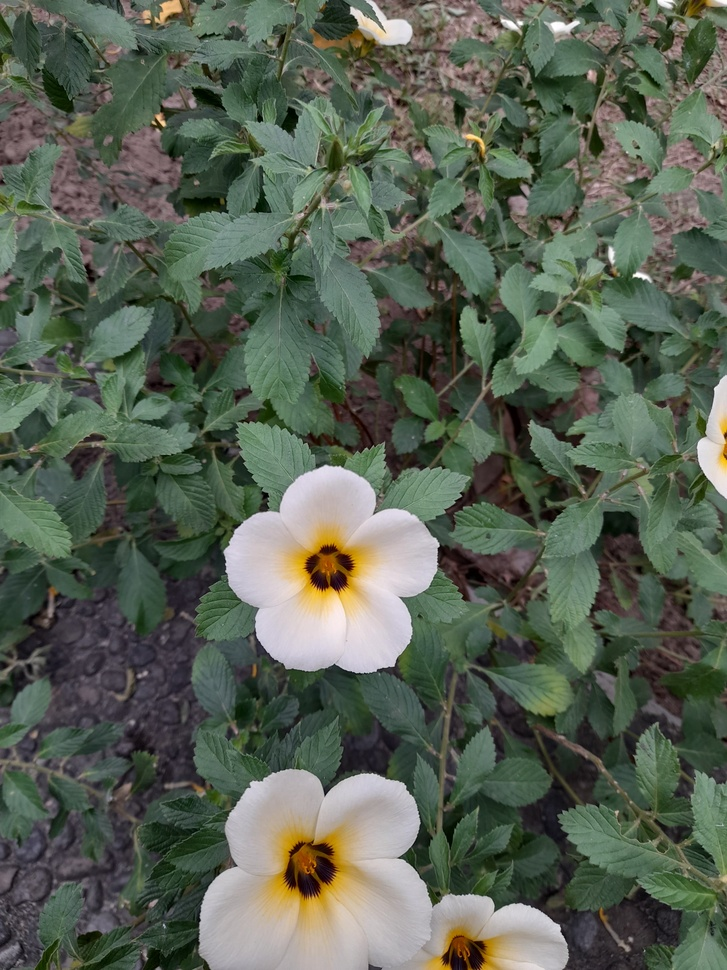
#> input picture Bunga Putih.jpeg, 727 x 970 px, shrunk from 3000 x 4000 before the run
$ jupyter execute --allow-errors bunga.ipynb
#> lines starting #> are read from the running program, lines starting #| are printed output that depends on the picture
[cell 1]
import cv2
import numpy as np
import matplotlib.pyplot as plt

# Fungsi untuk kuantisasi pada grid 32x32
def kuantisasi_grid(image_path):
    # Baca gambar dalam skala abu-abu
#> called with image_path = 'Bunga Putih.jpeg'
    image = cv2.imread(image_path, cv2.IMREAD_GRAYSCALE)
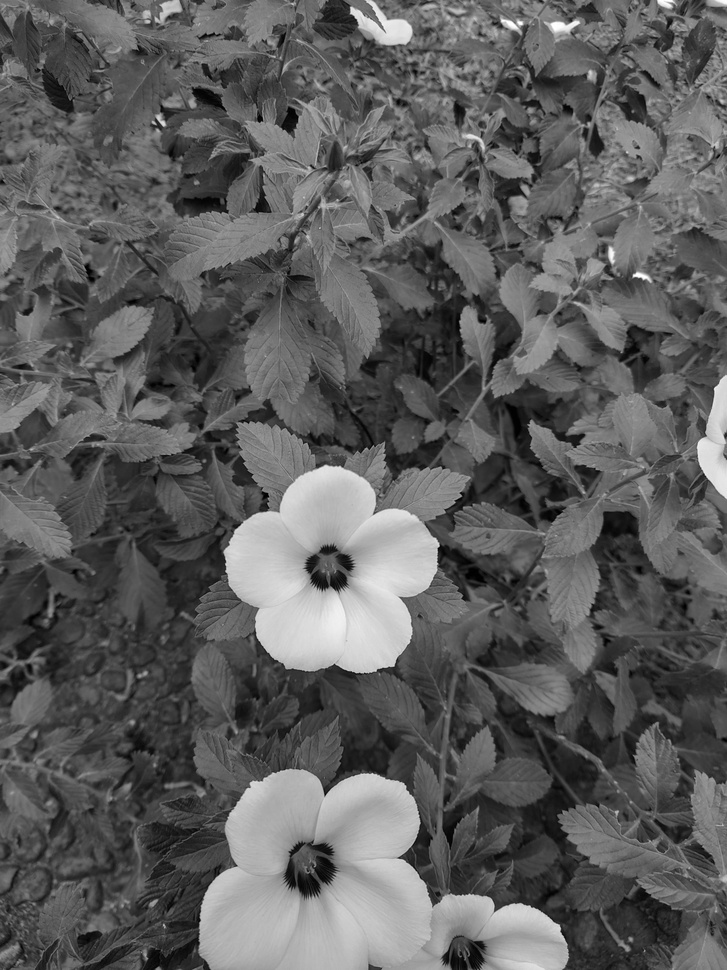
#> image: shape (970, 727); min 0, max 255, mean 93.4

    # Ubah ukuran gambar menjadi 32x32 grid
    height, width = image.shape
#> height = 970; width = 727
    block_size_h = height // 16
#> block_size_h = 60
    block_size_w = width // 16
#> block_size_w = 45

    # Array hasil kuantisasi (0 untuk putih, 1 untuk hitam)
    kuantisasi = np.zeros((16, 16), dtype=int)

    # Proses setiap blok kecil 32x32
    for i in range(16):
        for j in range(16):
            # Ambil blok kecil
            block = image[i*block_size_h:(i+1)*block_size_h, j*block_size_w:(j+1)*block_size_w]

            # Hitung jumlah pixel putih dan hitam pada blok
            total_pixels = block_size_h * block_size_w
            white_pixels = np.sum(block > 127)  # Pixel lebih dari 127 dianggap putih
            black_pixels = total_pixels - white_pixels  # Pixel lainnya dianggap hitam

            # Tentukan kuantisasi berdasarkan mayoritas
            if black_pixels > white_pixels:
                kuantisasi[i, j] = 1  # Hitam
            else:
                kuantisasi[i, j] = 0  # Putih

    return kuantisasi

# Path gambar yang akan diproses
image_path = 'Bunga Putih.jpeg'

# Panggil fungsi kuantisasi dan cetak hasilnya
hasil_kuantisasi = kuantisasi_grid(image_path)

# Cetak hasil kuantisasi 32x32 sebagai angka 1 dan 0
for row in hasil_kuantisasi:
    print(' '.join(map(str, row)))
#> this loop made 16 passes
#> row on passes 1 to 12: [1, 1, 1, 1, 1, 1, 1, 1, 1, 1, 1, 1, 1, 1, 1, 1], [1, 1, 1, 1, 1, 1, 1, 1, 1, 1, 1, 1, 1, 1, 1, 1], [1, 1, 1, 1, 1, 1, 0, 1, 1, 1, 1, 1, 1, 1, 1, 0], [1, 1, 1, 1, 1, 1, 1, 1, 1, 1, 1, 1, 1, 1, 1, 1], [1, 1, 1, 1, 1, 1, 1, 1, 1, 1, 1, 1, 0, 1, 1, 1], [1, 1, 1, 1, 1, 1, 1, 1, 1, 1, 1, 1, 1, 1, 1, 1], [1, 1, 1, 1, 1, 1, 1, 1, 1, 1, 1, 1, 1, 1, 1, 1], [1, 1, 1, 1, 1, 1, 1, 1, 1, 1, 1, 1, 1, 1, 1, 1], [1, 1, 1, 1, 1, 1, 0, 0, 0, 0, 1, 1, 1, 1, 1, 1], [1, 1, 1, 1, 1, 0, 0, 1, 0, 0, 1, 1, 1, 1, 1, 1], [1, 1, 1, 1, 1, 1, 0, 0, 0, 1, 1, 1, 1, 1, 1, 1], [1, 1, 1, 1, 1, 1, 1, 1, 1, 1, 1, 1, 1, 1, 1, 1]
#| 1 1 1 1 1 1 1 1 1 1 1 1 1 1 1 1
#| 1 1 1 1 1 1 1 1 1 1 1 1 1 1 1 1
#| 1 1 1 1 1 1 0 1 1 1 1 1 1 1 1 0
#| 1 1 1 1 1 1 1 1 1 1 1 1 1 1 1 1
#| 1 1 1 1 1 1 1 1 1 1 1 1 0 1 1 1
#| 1 1 1 1 1 1 1 1 1 1 1 1 1 1 1 1
#| 1 1 1 1 1 1 1 1 1 1 1 1 1 1 1 1
#| 1 1 1 1 1 1 1 1 1 1 1 1 1 1 1 1
#> (further printed lines are left out)

# Tampilkan hasil kuantisasi sebagai gambar
plt.imshow(hasil_kuantisasi, cmap='gray', interpolation='nearest')
plt.title('Hasil Kuantisasi 16x16')
plt.show()
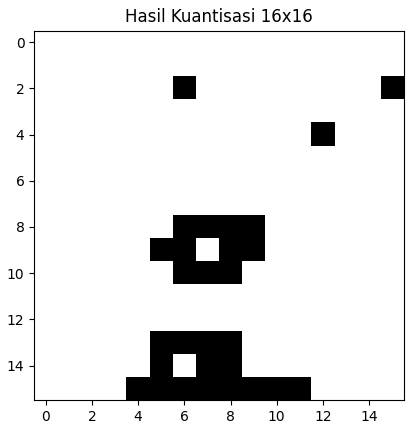
#> figure drawn by matplotlib, 1 panel

$ run again, with Bunga Merah.jpeg copied over Bunga Putih.jpeg
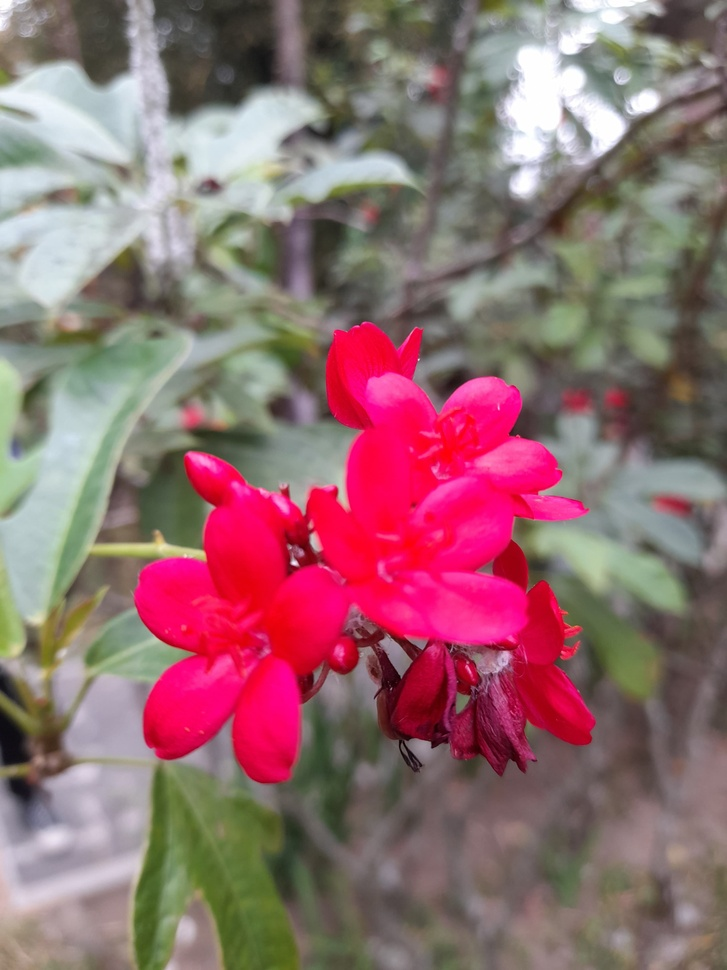
#> input picture Bunga Merah.jpeg, 727 x 970 px, shrunk from 3000 x 4000 before the run
#> in kuantisasi_grid, `image = cv2.imread(image_path, cv2.IMREAD_GRAYSCALE)`:
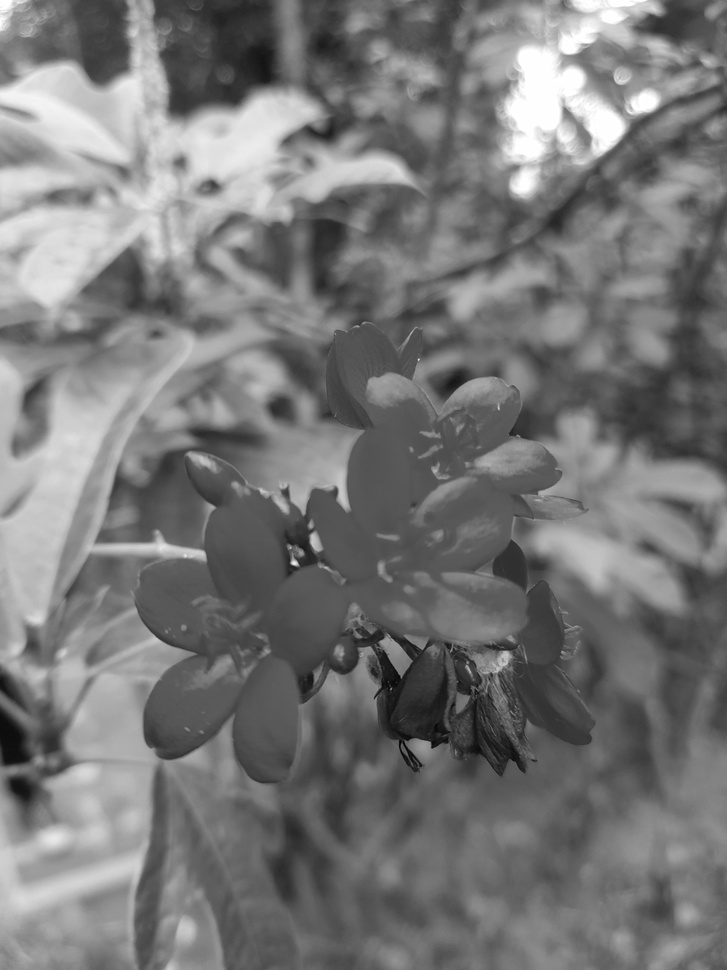
#> image: shape (970, 727); min 3, max 255, mean 119.6
#> the loop `for row in hasil_kuantisasi:` made 16 passes
#> row on passes 1 to 8: [0, 1, 1, 1, 1, 1, 1, 1, 1, 1, 1, 0, 0, 0, 0, 1], [0, 0, 0, 0, 1, 1, 1, 1, 0, 1, 1, 0, 0, 0, 0, 1], [0, 0, 0, 0, 0, 0, 0, 0, 1, 1, 1, 0, 0, 0, 1, 1], [0, 0, 0, 0, 0, 0, 0, 1, 1, 1, 1, 1, 1, 1, 0, 1], [0, 0, 1, 1, 0, 0, 1, 1, 1, 1, 0, 1, 1, 1, 0, 1], [0, 0, 1, 0, 0, 0, 0, 1, 1, 1, 1, 1, 0, 1, 0, 1], [0, 0, 0, 0, 0, 0, 1, 1, 1, 1, 1, 1, 1, 1, 1, 1], [0, 0, 0, 1, 1, 1, 0, 0, 1, 1, 1, 1, 0, 0, 1, 1]
#> (printed output is left out)
#> `plt.show()`:
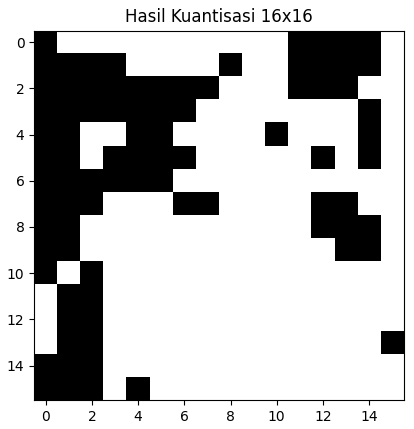
#> figure drawn by matplotlib, 1 panel
